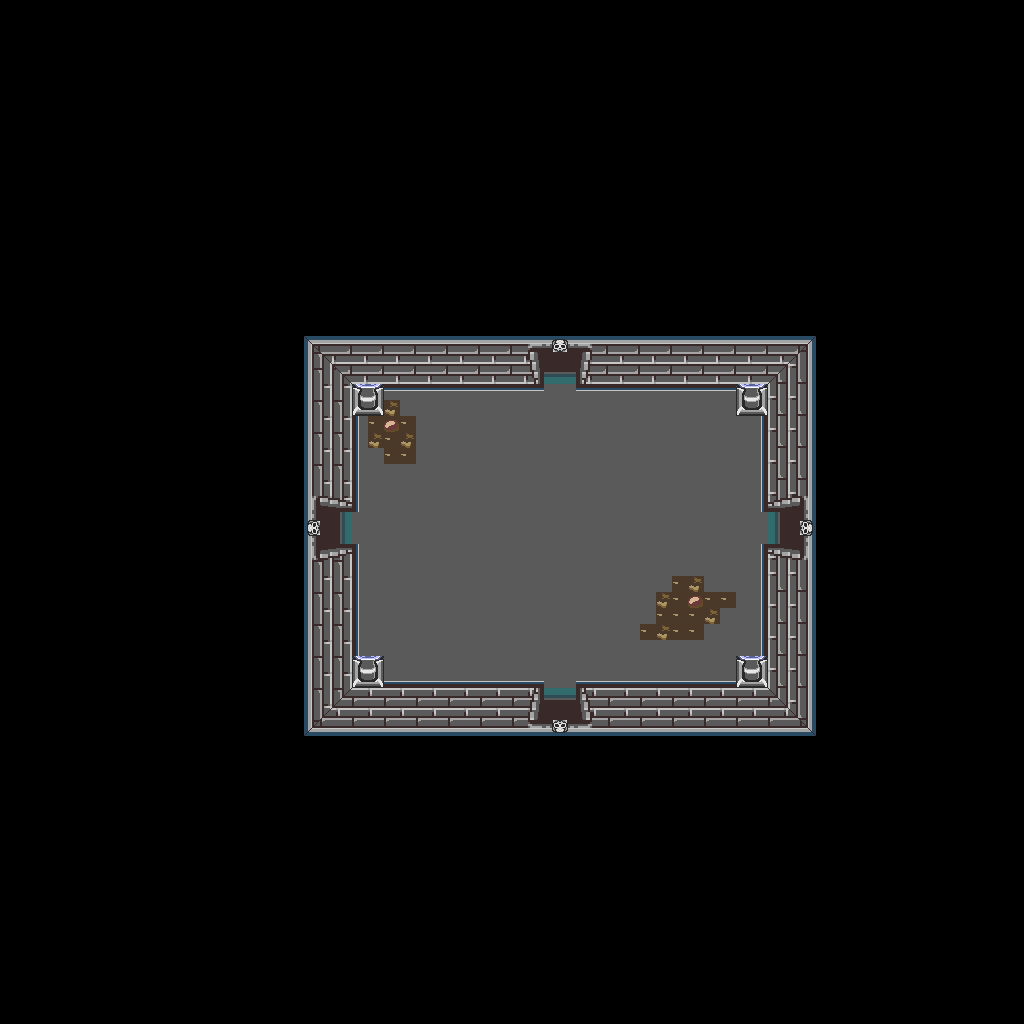

The image is a tile-based game level rendered from a .tmx file. Its description and source (layers, tilesets, objects; grid data summarised) follow:
An orthogonal 64x64 tile map with 16x16 px tiles, 1 tile layer (base), 1 hidden layer not drawn and 13 objects.

<map version="1.10" tiledversion="1.12.1" orientation="orthogonal" renderorder="right-down" width="64" height="64" tilewidth="16" tileheight="16" infinite="0" nextlayerid="3" nextobjectid="14">
 <tileset firstgid="1" source="../classiciphone_pics4.tsx" />
 <layer id="1" name="base" width="64" height="64">
  <data>[4096 cells, 4096 non-empty, 89 distinct tile ids]</data>
 </layer>
 <layer id="2" name="collision" width="64" height="64" visible="0">
  <properties><property name="collision" value="true" /></properties>
  <data>[4096 cells, 3668 non-empty, 1 distinct tile ids]</data>
 </layer>
 <objectgroup id="3" name="npcs">
  <object id="1" x="544.0" y="288.0" width="16" height="16">
   <properties>
    <property name="script" type="string">-- Auto-converted from GraalScript
-- join("level_nopk");
-- [CLIENT-SIDE — server no-op]
-- if (playerenters || timeout) {
-- seteffect 0,0,0,0.60;
-- timeout = .05;
-- }
-- function onPlayerEnters(){
-- say2("Ouch my head...where am I?");
-- }</property>
   </properties>
  </object>
  <object id="2" x="304.0" y="304.0" width="16" height="16">
   <properties>
    <property name="gani" value="light4.png" />
    <property name="script" type="string">-- Auto-converted from GraalScript
-- [CLIENT-SIDE — server no-op]
-- if (created) {
-- ;
-- dontblock;
-- }
-- if (playerenters) {
-- setcoloreffect 1,1,1,0.5;
-- drawaslight;
-- this.zoom = 1.3;
-- timeout = 0.05;
-- }
-- if (timeout) {
-- if (this.zoom&lt;=1) {
-- this.ds=1;
-- }
-- else if (this.zoom&gt;=1.1) {
-- this.ds=0;
-- }
-- if (this.ds==1) {
-- this.zoom += 0.02;
-- setzoomeffect this.zoom;
-- }
-- else if (this.ds==0) {
-- this.zoom -= 0.03;
-- setzoomeffect this.zoom;
-- }
-- timeout = 0.05;
-- }</property>
   </properties>
  </object>
  <object id="3" x="688.0" y="304.0" width="16" height="16">
   <properties>
    <property name="gani" value="light4.png" />
    <property name="script" type="string">-- Auto-converted from GraalScript
-- [CLIENT-SIDE — server no-op]
-- if (created) {
-- ;
-- dontblock;
-- }
-- if (playerenters) {
-- setcoloreffect 1,1,1,0.5;
-- drawaslight;
-- this.zoom = 1.3;
-- timeout = 0.05;
-- }
-- if (timeout) {
-- if (this.zoom&lt;=1) {
-- this.ds=1;
-- }
-- else if (this.zoom&gt;=1.1) {
-- this.ds=0;
-- }
-- if (this.ds==1) {
-- this.zoom += 0.02;
-- setzoomeffect this.zoom;
-- }
-- else if (this.ds==0) {
-- this.zoom -= 0.03;
-- setzoomeffect this.zoom;
-- }
-- timeout = 0.05;
-- }</property>
   </properties>
  </object>
  <object id="4" x="352.0" y="624.0" width="16" height="16">
   <properties>
    <property name="gani" value="bluelampani.mng" />
    <property name="script" type="string">-- Auto-converted from GraalScript
-- //#CLIENTSIDE;
self.dontblock = true
-- drawoverplayer;</property>
   </properties>
  </object>
  <object id="5" x="352.0" y="352.0" width="16" height="16">
   <properties>
    <property name="gani" value="bluelampani.mng" />
    <property name="script" type="string">-- Auto-converted from GraalScript
-- //#CLIENTSIDE;
self.dontblock = true
-- drawoverplayer;</property>
   </properties>
  </object>
  <object id="6" x="736.0" y="352.0" width="16" height="16">
   <properties>
    <property name="gani" value="bluelampani.mng" />
    <property name="script" type="string">-- Auto-converted from GraalScript
-- //#CLIENTSIDE;
self.dontblock = true
-- drawoverplayer;</property>
   </properties>
  </object>
  <object id="7" x="736.0" y="624.0" width="16" height="16">
   <properties>
    <property name="gani" value="bluelampani.mng" />
    <property name="script" type="string">-- Auto-converted from GraalScript
-- //#CLIENTSIDE;
self.dontblock = true
-- drawoverplayer;</property>
   </properties>
  </object>
  <object id="8" x="304.0" y="576.0" width="16" height="16">
   <properties>
    <property name="gani" value="light4.png" />
    <property name="script" type="string">-- Auto-converted from GraalScript
-- [CLIENT-SIDE — server no-op]
-- if (created) {
-- ;
-- dontblock;
-- }
-- if (playerenters) {
-- setcoloreffect 1,1,1,0.5;
-- drawaslight;
-- this.zoom = 1.3;
-- timeout = 0.05;
-- }
-- if (timeout) {
-- if (this.zoom&lt;=1) {
-- this.ds=1;
-- }
-- else if (this.zoom&gt;=1.1) {
-- this.ds=0;
-- }
-- if (this.ds==1) {
-- this.zoom += 0.02;
-- setzoomeffect this.zoom;
-- }
-- else if (this.ds==0) {
-- this.zoom -= 0.03;
-- setzoomeffect this.zoom;
-- }
-- timeout = 0.05;
-- }</property>
   </properties>
  </object>
  <object id="9" x="688.0" y="576.0" width="16" height="16">
   <properties>
    <property name="gani" value="light4.png" />
    <property name="script" type="string">-- Auto-converted from GraalScript
-- [CLIENT-SIDE — server no-op]
-- if (created) {
-- ;
-- dontblock;
-- }
-- if (playerenters) {
-- setcoloreffect 1,1,1,0.5;
-- drawaslight;
-- this.zoom = 1.3;
-- timeout = 0.05;
-- }
-- if (timeout) {
-- if (this.zoom&lt;=1) {
-- this.ds=1;
-- }
-- else if (this.zoom&gt;=1.1) {
-- this.ds=0;
-- }
-- if (this.ds==1) {
-- this.zoom += 0.02;
-- setzoomeffect this.zoom;
-- }
-- else if (this.ds==0) {
-- this.zoom -= 0.03;
-- setzoomeffect this.zoom;
-- }
-- timeout = 0.05;
-- }</property>
   </properties>
  </object>
  <object id="10" x="544.0" y="688.0" width="16" height="16">
   <properties>
    <property name="gani" value="tombdrdown.gif" />
    <property name="script" type="string">-- Auto-converted from GraalScript
-- // NPC made by Kino(Levels)
-- [CLIENT-SIDE — server no-op]
-- function onCreated()
-- {
-- setimg("tombdrdown.gif");
-- }
-- function onPlayertouchsme()
-- {
-- if (client.tombquest_key1 == 1)
-- {
-- say2("The key fits!");
-- hide();
-- sleep(3);
-- show();
-- }
-- if (client.tombquest_key1 == NULL)
-- {
-- say2("It's locked!");
-- }
-- }</property>
   </properties>
  </object>
  <object id="11" x="320.0" y="512.0" width="16" height="16">
   <properties>
    <property name="gani" value="tombdrleft.gif" />
    <property name="script" type="string">-- Auto-converted from GraalScript
-- // NPC made by Kino(Levels)
-- [CLIENT-SIDE — server no-op]
-- function onCreated()
-- {
-- setimg("tombdrleft.gif");
-- }
-- function onPlayertouchsme()
-- {
-- if (client.tombquest_key2 == 1)
-- {
-- say2("The key fits!");
-- hide();
-- sleep(3);
-- show();
-- }
-- if (client.tombquest_key2 == NULL)
-- {
-- say2("It's locked!");
-- }
-- }</property>
   </properties>
  </object>
  <object id="12" x="544.0" y="352.0" width="16" height="16">
   <properties>
    <property name="gani" value="tombdrup.gif" />
    <property name="script" type="string">-- Auto-converted from GraalScript
-- join("door");</property>
   </properties>
  </object>
  <object id="13" x="768.0" y="512.0" width="16" height="16">
   <properties>
    <property name="gani" value="tombdrright.gif" />
    <property name="script" type="string">-- Auto-converted from GraalScript
-- // NPC made by Kino(Levels)
-- [CLIENT-SIDE — server no-op]
-- function onCreated()
-- {
-- setimg("tombdrright.gif");
-- }
-- function onPlayertouchsme()
-- {
-- if (client.tombquest_key3 == 1)
-- {
-- say2("The key fits!");
-- hide();
-- sleep(3);
-- show();
-- }
-- if (client.tombquest_key1 == NULL)
-- {
-- say2("It's locked!");
-- }
-- }</property>
   </properties>
  </object>
 </objectgroup>
</map>
